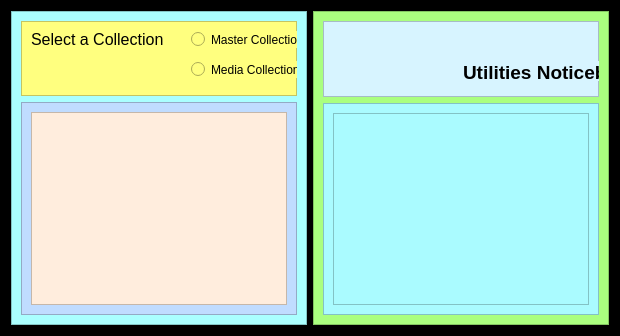
          <widget class="QWidget" name="Utils">
           <property name="sizePolicy">
            <sizepolicy hsizetype="Expanding" vsizetype="Expanding">
             <horstretch>1</horstretch>
             <verstretch>1</verstretch>
            </sizepolicy>
           </property>
           <property name="autoFillBackground">
            <bool>false</bool>
           </property>
           <property name="styleSheet">
            <string notr="true">background-color: rgb(0, 0, 0);</string>
           </property>
           <layout class="QHBoxLayout" name="horizontalLayout_10">
            <item>
             <layout class="QHBoxLayout" name="horizontalLayout_9" stretch="1,1">
              <item>
               <widget class="QFrame" name="Util_list">
                <property name="sizePolicy">
                 <sizepolicy hsizetype="Expanding" vsizetype="Expanding">
                  <horstretch>1</horstretch>
                  <verstretch>1</verstretch>
                 </sizepolicy>
                </property>
                <property name="styleSheet">
                 <string notr="true">background-color: rgb(170, 255, 255);</string>
                </property>
                <property name="frameShape">
                 <enum>QFrame::StyledPanel</enum>
                </property>
                <property name="frameShadow">
                 <enum>QFrame::Plain</enum>
                </property>
                <layout class="QVBoxLayout" name="verticalLayout_6">
                 <item>
                  <widget class="QFrame" name="frame_5">
                   <property name="sizePolicy">
                    <sizepolicy hsizetype="Expanding" vsizetype="Preferred">
                     <horstretch>1</horstretch>
                     <verstretch>0</verstretch>
                    </sizepolicy>
                   </property>
                   <property name="minimumSize">
                    <size>
                     <width>0</width>
                     <height>75</height>
                    </size>
                   </property>
                   <property name="maximumSize">
                    <size>
                     <width>16777215</width>
                     <height>75</height>
                    </size>
                   </property>
                   <property name="styleSheet">
                    <string notr="true">background-color: rgb(255, 255, 127);</string>
                   </property>
                   <property name="frameShape">
                    <enum>QFrame::StyledPanel</enum>
                   </property>
                   <property name="frameShadow">
                    <enum>QFrame::Plain</enum>
                   </property>
                   <widget class="QLabel" name="label_15">
                    <property name="geometry">
                     <rect>
                      <x>10</x>
                      <y>10</y>
                      <width>141</width>
                      <height>16</height>
                     </rect>
                    </property>
                    <property name="font">
                     <font>
                      <pointsize>12</pointsize>
                     </font>
                    </property>
                    <property name="text">
                     <string>Select a Collection</string>
                    </property>
                   </widget>
                   <widget class="QRadioButton" name="radioButton">
                    <property name="geometry">
                     <rect>
                      <x>170</x>
                      <y>10</y>
                      <width>111</width>
                      <height>17</height>
                     </rect>
                    </property>
                    <property name="text">
                     <string>Master Collections</string>
                    </property>
                   </widget>
                   <widget class="QRadioButton" name="radioButton_2">
                    <property name="geometry">
                     <rect>
                      <x>170</x>
                      <y>40</y>
                      <width>111</width>
                      <height>17</height>
                     </rect>
                    </property>
                    <property name="text">
                     <string>Media Collections</string>
                    </property>
                   </widget>
                   <widget class="QPushButton" name="pushButton">
                    <property name="geometry">
                     <rect>
                      <x>350</x>
                      <y>10</y>
                      <width>221</width>
                      <height>61</height>
                     </rect>
                    </property>
                    <property name="styleSheet">
                     <string notr="true">background-color: rgb(234, 255, 252);</string>
                    </property>
                    <property name="text">
                     <string>Action</string>
                    </property>
                   </widget>
                  </widget>
                 </item>
                 <item>
                  <widget class="QFrame" name="frame_6">
                   <property name="sizePolicy">
                    <sizepolicy hsizetype="Expanding" vsizetype="Expanding">
                     <horstretch>1</horstretch>
                     <verstretch>1</verstretch>
                    </sizepolicy>
                   </property>
                   <property name="styleSheet">
                    <string notr="true">background-color: rgb(192, 220, 255);</string>
                   </property>
                   <property name="frameShape">
                    <enum>QFrame::StyledPanel</enum>
                   </property>
                   <property name="frameShadow">
                    <enum>QFrame::Plain</enum>
                   </property>
                   <layout class="QGridLayout" name="gridLayout_3">
                    <item row="0" column="0">
                     <widget class="QTableWidget" name="coll_table">
                      <property name="sizePolicy">
                       <sizepolicy hsizetype="Expanding" vsizetype="Expanding">
                        <horstretch>1</horstretch>
                        <verstretch>1</verstretch>
                       </sizepolicy>
                      </property>
                      <property name="styleSheet">
                       <string notr="true">background-color: rgb(255, 237, 221);</string>
                      </property>
                     </widget>
                    </item>
                   </layout>
                  </widget>
                 </item>
                </layout>
               </widget>
              </item>
              <item>
               <widget class="QFrame" name="Util_help">
                <property name="sizePolicy">
                 <sizepolicy hsizetype="Expanding" vsizetype="Expanding">
                  <horstretch>1</horstretch>
                  <verstretch>1</verstretch>
                 </sizepolicy>
                </property>
                <property name="styleSheet">
                 <string notr="true">background-color: rgb(170, 255, 127);</string>
                </property>
                <property name="frameShape">
                 <enum>QFrame::StyledPanel</enum>
                </property>
                <property name="frameShadow">
                 <enum>QFrame::Plain</enum>
                </property>
                <layout class="QVBoxLayout" name="verticalLayout_5">
                 <item>
                  <widget class="QFrame" name="frame_7">
                   <property name="sizePolicy">
                    <sizepolicy hsizetype="Expanding" vsizetype="Preferred">
                     <horstretch>1</horstretch>
                     <verstretch>0</verstretch>
                    </sizepolicy>
                   </property>
                   <property name="minimumSize">
                    <size>
                     <width>0</width>
                     <height>76</height>
                    </size>
                   </property>
                   <property name="maximumSize">
                    <size>
                     <width>16777215</width>
                     <height>75</height>
                    </size>
                   </property>
                   <property name="styleSheet">
                    <string notr="true">background-color: rgb(215, 244, 255);</string>
                   </property>
                   <property name="frameShape">
                    <enum>QFrame::StyledPanel</enum>
                   </property>
                   <property name="frameShadow">
                    <enum>QFrame::Plain</enum>
                   </property>
                   <widget class="QLabel" name="label_14">
                    <property name="geometry">
                     <rect>
                      <x>140</x>
                      <y>40</y>
                      <width>261</width>
                      <height>20</height>
                     </rect>
                    </property>
                    <property name="font">
                     <font>
                      <pointsize>14</pointsize>
                      <weight>75</weight>
                      <bold>true</bold>
                     </font>
                    </property>
                    <property name="text">
                     <string>Utilities Noticeboard</string>
                    </property>
                    <property name="textFormat">
                     <enum>Qt::RichText</enum>
                    </property>
                   </widget>
                  </widget>
                 </item>
                 <item>
                  <widget class="QFrame" name="frame_8">
                   <property name="sizePolicy">
                    <sizepolicy hsizetype="Expanding" vsizetype="Expanding">
                     <horstretch>1</horstretch>
                     <verstretch>1</verstretch>
                    </sizepolicy>
                   </property>
                   <property name="styleSheet">
                    <string notr="true">background-color: rgb(170, 251, 255);</string>
                   </property>
                   <property name="frameShape">
                    <enum>QFrame::StyledPanel</enum>
                   </property>
                   <property name="frameShadow">
                    <enum>QFrame::Plain</enum>
                   </property>
                   <layout class="QHBoxLayout" name="horizontalLayout_11">
                    <item>
                     <widget class="QTextEdit" name="utilNotice">
                      <property name="sizePolicy">
                       <sizepolicy hsizetype="Expanding" vsizetype="Expanding">
                        <horstretch>1</horstretch>
                        <verstretch>1</verstretch>
                       </sizepolicy>
                      </property>
                      <property name="frameShadow">
                       <enum>QFrame::Plain</enum>
                      </property>
                      <property name="lineWidth">
                       <number>3</number>
                      </property>
                     </widget>
                    </item>
                   </layout>
                  </widget>
                 </item>
                </layout>
               </widget>
              </item>
             </layout>
            </item>
           </layout>
          </widget>
